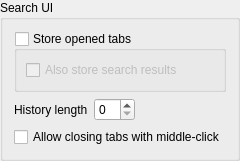
             <widget class="QGroupBox" name="groupSearchUI">
              <property name="title">
               <string>Search UI</string>
              </property>
              <layout class="QVBoxLayout" name="groupSearchUILayout">
               <item>
                <widget class="QGroupBox" name="groupStoreSearchJobs">
                 <property name="title">
                  <string>Store opened tabs</string>
                 </property>
                 <property name="checkable">
                  <bool>true</bool>
                 </property>
                 <property name="checked">
                  <bool>false</bool>
                 </property>
                 <layout class="QVBoxLayout" name="groupStoreSearchJobsLayout">
                  <item>
                   <widget class="QCheckBox" name="checkStoreSearchJobResults">
                    <property name="text">
                     <string>Also store search results</string>
                    </property>
                   </widget>
                  </item>
                 </layout>
                </widget>
               </item>
               <item>
                <layout class="QHBoxLayout" name="searchHistoryLayout">
                 <item>
                  <widget class="QLabel" name="searchHistoryLengthLabel">
                   <property name="text">
                    <string>History length</string>
                   </property>
                  </widget>
                 </item>
                 <item>
                  <widget class="QSpinBox" name="searchHistoryLengthSpinBox">
                   <property name="maximum">
                    <number>99</number>
                   </property>
                  </widget>
                 </item>
                 <item>
                  <spacer name="searchHistoryLengthSpacer">
                   <property name="orientation">
                    <enum>Qt::Orientation::Horizontal</enum>
                   </property>
                   <property name="sizeHint" stdset="0">
                    <size>
                     <width>40</width>
                     <height>20</height>
                    </size>
                   </property>
                  </spacer>
                 </item>
                </layout>
               </item>
               <item>
                <widget class="QCheckBox" name="checkCloseSearchTabWithMiddleClick">
                 <property name="text">
                  <string>Allow closing tabs with middle-click</string>
                 </property>
                </widget>
               </item>
              </layout>
             </widget>
